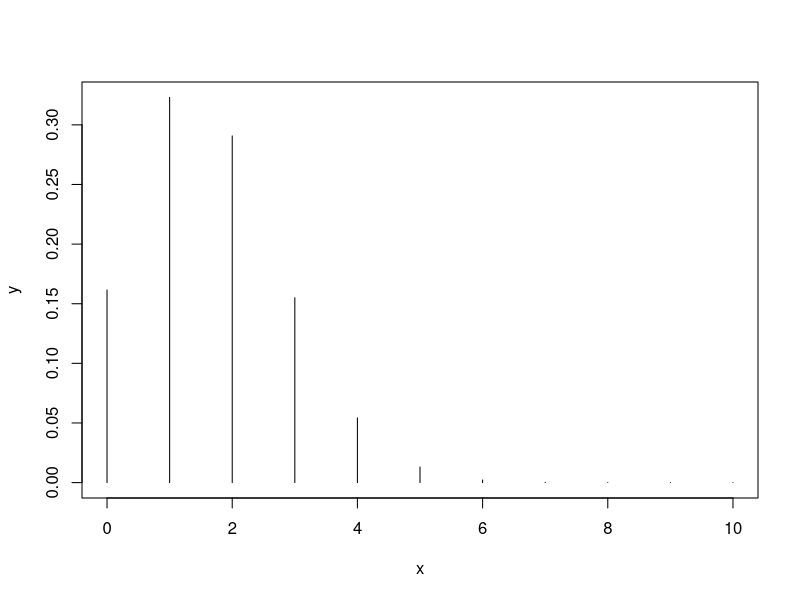
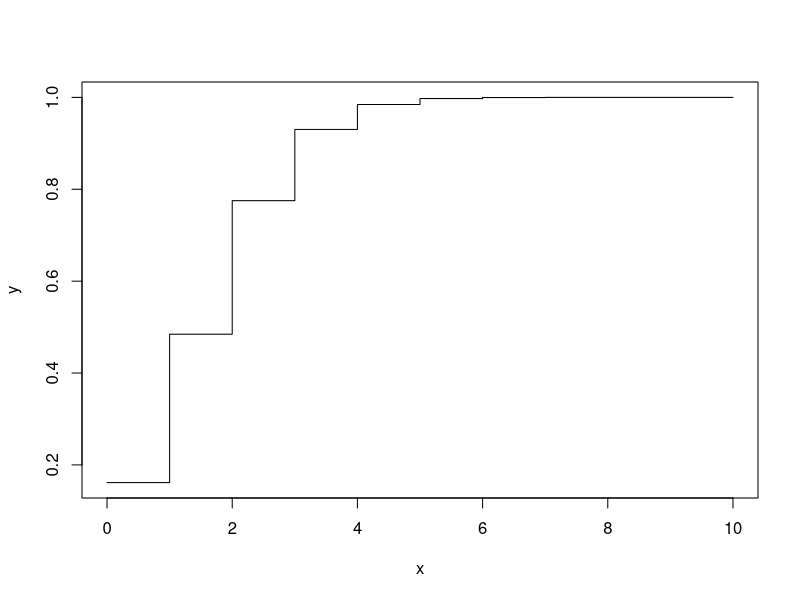
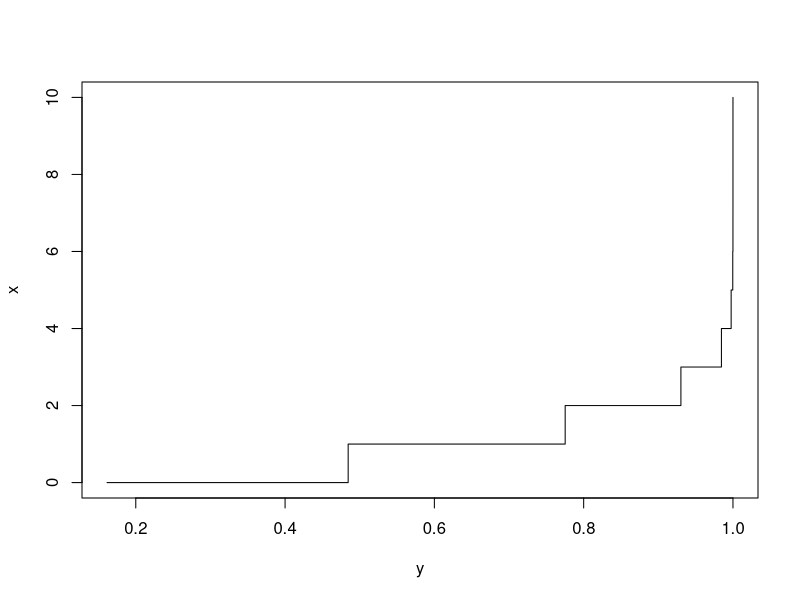
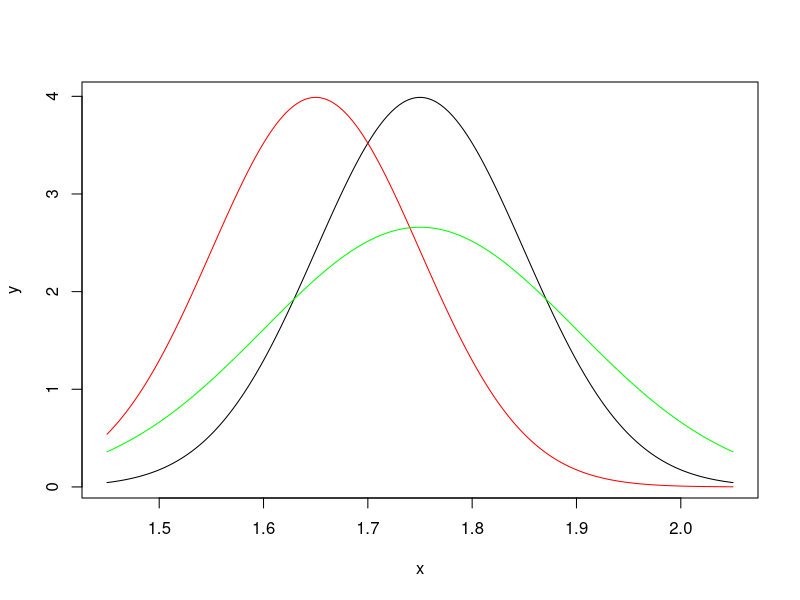

These charts were generated, in order, by the following R code:
# DISCRETE VERDELINGEN

dbinom(1,10,1/6)
# kans (dichtheid) om 0:10 keer een 6 te gooien
dbinom(0:10,10,1/6)

x = 0:10
y = dbinom(x,10,1/6)
# histogram van de binomiale dichtheid met p=1/6
plot(x,y,type="h")

# cumulatieve kansen
pbinom(1,10,1/6)
dbinom(1,10,1/6)+dbinom(0,10,1/6)

y = pbinom(x,10,1/6)
# trapfunctie van de cumulatieve verdeling
plot(x,y,type="s")

# derde kwartiel
qbinom(.75, 10, 1/6)

# makkelijkste manier om kwantielfunctie te plotten is (y,x) plotten ipv (x,y)
# want het is ook een trapfunctie met sprongetjes op rare momenten
plot(y,x,type="s")

# ---------------------- #
# CONTINUE VERDELINGEN
# ! We werken met standaarddeviaties en dus niet variantie !

dnorm(2,1.75,0.1) # !! GEEN KANS !! want P(X=x)=0 !!
# we gebruiken dnorm enkel voor de Guasscurve te tekenen

x = seq(1.45,2.05,length=200) # 3 s.a. aan elke kant
y = dnorm(x,1.75,0.1)
plot(x,y,type="l") # l van lijn want anders puntenplot
# om een nieuwe plot toe te voegen aan een bestaande grafiek gebruiken we lines
lines(x,dnorm(x,1.65,0.1),col="red",type="l")
lines(x,dnorm(x,1.75,0.15),col="green",type="l")
